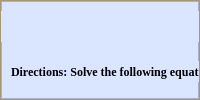
                <widget class="QWidget" name="matrices1to3">
                 <layout class="QVBoxLayout" name="verticalLayout_24">
                  <property name="spacing">
                   <number>0</number>
                  </property>
                  <property name="leftMargin">
                   <number>0</number>
                  </property>
                  <property name="topMargin">
                   <number>0</number>
                  </property>
                  <property name="rightMargin">
                   <number>0</number>
                  </property>
                  <property name="bottomMargin">
                   <number>0</number>
                  </property>
                  <item>
                   <widget class="QFrame" name="frame_17">
                    <property name="styleSheet">
                     <string notr="true">background-color: #d5c4a1;</string>
                    </property>
                    <property name="frameShape">
                     <enum>QFrame::StyledPanel</enum>
                    </property>
                    <property name="frameShadow">
                     <enum>QFrame::Raised</enum>
                    </property>
                    <layout class="QVBoxLayout" name="verticalLayout_25">
                     <property name="spacing">
                      <number>0</number>
                     </property>
                     <property name="leftMargin">
                      <number>0</number>
                     </property>
                     <property name="topMargin">
                      <number>0</number>
                     </property>
                     <property name="rightMargin">
                      <number>0</number>
                     </property>
                     <property name="bottomMargin">
                      <number>0</number>
                     </property>
                     <item>
                      <widget class="QFrame" name="frame_73">
                       <property name="styleSheet">
                        <string notr="true">background-color: rgb(218, 229, 255);
</string>
                       </property>
                       <property name="frameShape">
                        <enum>QFrame::StyledPanel</enum>
                       </property>
                       <property name="frameShadow">
                        <enum>QFrame::Raised</enum>
                       </property>
                       <widget class="QPushButton" name="pushButton_21">
                        <property name="geometry">
                         <rect>
                          <x>590</x>
                          <y>410</y>
                          <width>81</width>
                          <height>21</height>
                         </rect>
                        </property>
                        <property name="font">
                         <font>
                          <pointsize>8</pointsize>
                          <weight>75</weight>
                          <bold>true</bold>
                          <kerning>true</kerning>
                         </font>
                        </property>
                        <property name="cursor">
                         <cursorShape>PointingHandCursor</cursorShape>
                        </property>
                        <property name="acceptDrops">
                         <bool>false</bool>
                        </property>
                        <property name="styleSheet">
                         <string notr="true">background-color: rgb(180, 203, 253);
border-radius: 10px;</string>
                        </property>
                        <property name="text">
                         <string>Next</string>
                        </property>
                        <property name="icon">
                         <iconset resource="icons.qrc">
                          <normaloff>:/icons/1CON/chevron-right.svg</normaloff>:/icons/1CON/chevron-right.svg</iconset>
                        </property>
                        <property name="iconSize">
                         <size>
                          <width>24</width>
                          <height>24</height>
                         </size>
                        </property>
                        <property name="autoDefault">
                         <bool>false</bool>
                        </property>
                       </widget>
                       <widget class="QLabel" name="label_80">
                        <property name="geometry">
                         <rect>
                          <x>10</x>
                          <y>60</y>
                          <width>281</width>
                          <height>21</height>
                         </rect>
                        </property>
                        <property name="font">
                         <font>
                          <family>Times New Roman</family>
                          <pointsize>9</pointsize>
                          <weight>75</weight>
                          <bold>true</bold>
                          <underline>false</underline>
                         </font>
                        </property>
                        <property name="mouseTracking">
                         <bool>false</bool>
                        </property>
                        <property name="text">
                         <string>Directions: Solve the following equations.</string>
                        </property>
                       </widget>
                       <widget class="QFrame" name="frame_74">
                        <property name="geometry">
                         <rect>
                          <x>10</x>
                          <y>110</y>
                          <width>661</width>
                          <height>81</height>
                         </rect>
                        </property>
                        <property name="styleSheet">
                         <string notr="true">background-color: rgb(218, 229, 255);
border-radius: 10px;</string>
                        </property>
                        <property name="frameShape">
                         <enum>QFrame::StyledPanel</enum>
                        </property>
                        <property name="frameShadow">
                         <enum>QFrame::Raised</enum>
                        </property>
                        <widget class="QLineEdit" name="lineEdit_42">
                         <property name="geometry">
                          <rect>
                           <x>360</x>
                           <y>20</y>
                           <width>301</width>
                           <height>41</height>
                          </rect>
                         </property>
                         <property name="font">
                          <font>
                           <pointsize>10</pointsize>
                          </font>
                         </property>
                         <property name="toolTip">
                          <string/>
                         </property>
                         <property name="styleSheet">
                          <string notr="true">QLineEdit {
	border: 2px solid #FFFFFF;
}

QLineEdit:focus{
	border: 2px solid #000000
}</string>
                         </property>
                         <property name="frame">
                          <bool>true</bool>
                         </property>
                         <property name="cursorPosition">
                          <number>0</number>
                         </property>
                         <property name="alignment">
                          <set>Qt::AlignLeading|Qt::AlignLeft|Qt::AlignVCenter</set>
                         </property>
                         <property name="clearButtonEnabled">
                          <bool>true</bool>
                         </property>
                        </widget>
                        <widget class="QLabel" name="label_81">
                         <property name="geometry">
                          <rect>
                           <x>10</x>
                           <y>10</y>
                           <width>331</width>
                           <height>61</height>
                          </rect>
                         </property>
                         <property name="text">
                          <string>1.Find the missing place value from a 5-digit number.
90,000 + 9,000 + 600 + __________ + 8 = 99,638</string>
                         </property>
                        </widget>
                       </widget>
                       <widget class="QFrame" name="frame_75">
                        <property name="geometry">
                         <rect>
                          <x>10</x>
                          <y>200</y>
                          <width>661</width>
                          <height>101</height>
                         </rect>
                        </property>
                        <property name="styleSheet">
                         <string notr="true">background-color: rgb(218, 229, 255);
border-radius: 10px;</string>
                        </property>
                        <property name="frameShape">
                         <enum>QFrame::StyledPanel</enum>
                        </property>
                        <property name="frameShadow">
                         <enum>QFrame::Raised</enum>
                        </property>
                        <widget class="QLineEdit" name="lineEdit_43">
                         <property name="geometry">
                          <rect>
                           <x>360</x>
                           <y>10</y>
                           <width>301</width>
                           <height>41</height>
                          </rect>
                         </property>
                         <property name="font">
                          <font>
                           <pointsize>10</pointsize>
                          </font>
                         </property>
                         <property name="toolTip">
                          <string/>
                         </property>
                         <property name="styleSheet">
                          <string notr="true">QLineEdit {
	border: 2px solid #FFFFFF;
}

QLineEdit:focus{
	border: 2px solid #000000
}</string>
                         </property>
                         <property name="frame">
                          <bool>true</bool>
                         </property>
                         <property name="cursorPosition">
                          <number>0</number>
                         </property>
                         <property name="alignment">
                          <set>Qt::AlignLeading|Qt::AlignLeft|Qt::AlignVCenter</set>
                         </property>
                         <property name="clearButtonEnabled">
                          <bool>true</bool>
                         </property>
                        </widget>
                        <widget class="QLabel" name="label_82">
                         <property name="geometry">
                          <rect>
                           <x>10</x>
                           <y>10</y>
                           <width>341</width>
                           <height>41</height>
                          </rect>
                         </property>
                         <property name="text">
                          <string>2.Find the missing place value from a 6-digit number.
900,000 + __________ + 1,000 + 300 + 20 + 3 = 991,323</string>
                         </property>
                        </widget>
                       </widget>
                       <widget class="QFrame" name="frame_76">
                        <property name="geometry">
                         <rect>
                          <x>10</x>
                          <y>310</y>
                          <width>661</width>
                          <height>91</height>
                         </rect>
                        </property>
                        <property name="styleSheet">
                         <string notr="true">background-color: rgb(218, 229, 255);
border-radius: 10px;</string>
                        </property>
                        <property name="frameShape">
                         <enum>QFrame::StyledPanel</enum>
                        </property>
                        <property name="frameShadow">
                         <enum>QFrame::Raised</enum>
                        </property>
                        <widget class="QLineEdit" name="lineEdit_44">
                         <property name="geometry">
                          <rect>
                           <x>10</x>
                           <y>40</y>
                           <width>261</width>
                           <height>41</height>
                          </rect>
                         </property>
                         <property name="font">
                          <font>
                           <pointsize>10</pointsize>
                          </font>
                         </property>
                         <property name="toolTip">
                          <string/>
                         </property>
                         <property name="styleSheet">
                          <string notr="true">QLineEdit {
	border: 2px solid #FFFFFF;
}

QLineEdit:focus{
	border: 2px solid #000000
}</string>
                         </property>
                         <property name="frame">
                          <bool>true</bool>
                         </property>
                         <property name="cursorPosition">
                          <number>0</number>
                         </property>
                         <property name="alignment">
                          <set>Qt::AlignLeading|Qt::AlignLeft|Qt::AlignVCenter</set>
                         </property>
                         <property name="clearButtonEnabled">
                          <bool>true</bool>
                         </property>
                        </widget>
                        <widget class="QLabel" name="label_83">
                         <property name="geometry">
                          <rect>
                           <x>10</x>
                           <y>10</y>
                           <width>201</width>
                           <height>21</height>
                          </rect>
                         </property>
                         <property name="text">
                          <string>3.Which fraction is greater?</string>
                         </property>
                        </widget>
                        <widget class="QLabel" name="label_16">
                         <property name="geometry">
                          <rect>
                           <x>280</x>
                           <y>0</y>
                           <width>381</width>
                           <height>91</height>
                          </rect>
                         </property>
                         <property name="text">
                          <string/>
                         </property>
                         <property name="pixmap">
                          <pixmap resource="icons.qrc">:/image/fraction1.png</pixmap>
                         </property>
                         <property name="scaledContents">
                          <bool>true</bool>
                         </property>
                         <property name="alignment">
                          <set>Qt::AlignCenter</set>
                         </property>
                         <property name="wordWrap">
                          <bool>false</bool>
                         </property>
                        </widget>
                       </widget>
                       <widget class="QLabel" name="label_86">
                        <property name="geometry">
                         <rect>
                          <x>0</x>
                          <y>10</y>
                          <width>681</width>
                          <height>31</height>
                         </rect>
                        </property>
                        <property name="font">
                         <font>
                          <family>Times New Roman</family>
                          <pointsize>14</pointsize>
                          <weight>75</weight>
                          <bold>true</bold>
                          <underline>false</underline>
                         </font>
                        </property>
                        <property name="mouseTracking">
                         <bool>false</bool>
                        </property>
                        <property name="text">
                         <string>Number Matrices/Figures Subtest</string>
                        </property>
                        <property name="alignment">
                         <set>Qt::AlignCenter</set>
                        </property>
                       </widget>
                       <widget class="QPushButton" name="pushButton_22">
                        <property name="geometry">
                         <rect>
                          <x>10</x>
                          <y>410</y>
                          <width>81</width>
                          <height>21</height>
                         </rect>
                        </property>
                        <property name="font">
                         <font>
                          <pointsize>8</pointsize>
                          <weight>75</weight>
                          <bold>true</bold>
                          <kerning>true</kerning>
                         </font>
                        </property>
                        <property name="cursor">
                         <cursorShape>PointingHandCursor</cursorShape>
                        </property>
                        <property name="acceptDrops">
                         <bool>false</bool>
                        </property>
                        <property name="styleSheet">
                         <string notr="true">background-color: rgb(180, 203, 253);
border-radius: 10px;</string>
                        </property>
                        <property name="text">
                         <string>Next</string>
                        </property>
                        <property name="icon">
                         <iconset resource="icons.qrc">
                          <normaloff>:/icons/1CON/chevron-left.svg</normaloff>:/icons/1CON/chevron-left.svg</iconset>
                        </property>
                        <property name="iconSize">
                         <size>
                          <width>24</width>
                          <height>24</height>
                         </size>
                        </property>
                        <property name="autoDefault">
                         <bool>false</bool>
                        </property>
                       </widget>
                      </widget>
                     </item>
                    </layout>
                   </widget>
                  </item>
                 </layout>
                </widget>
